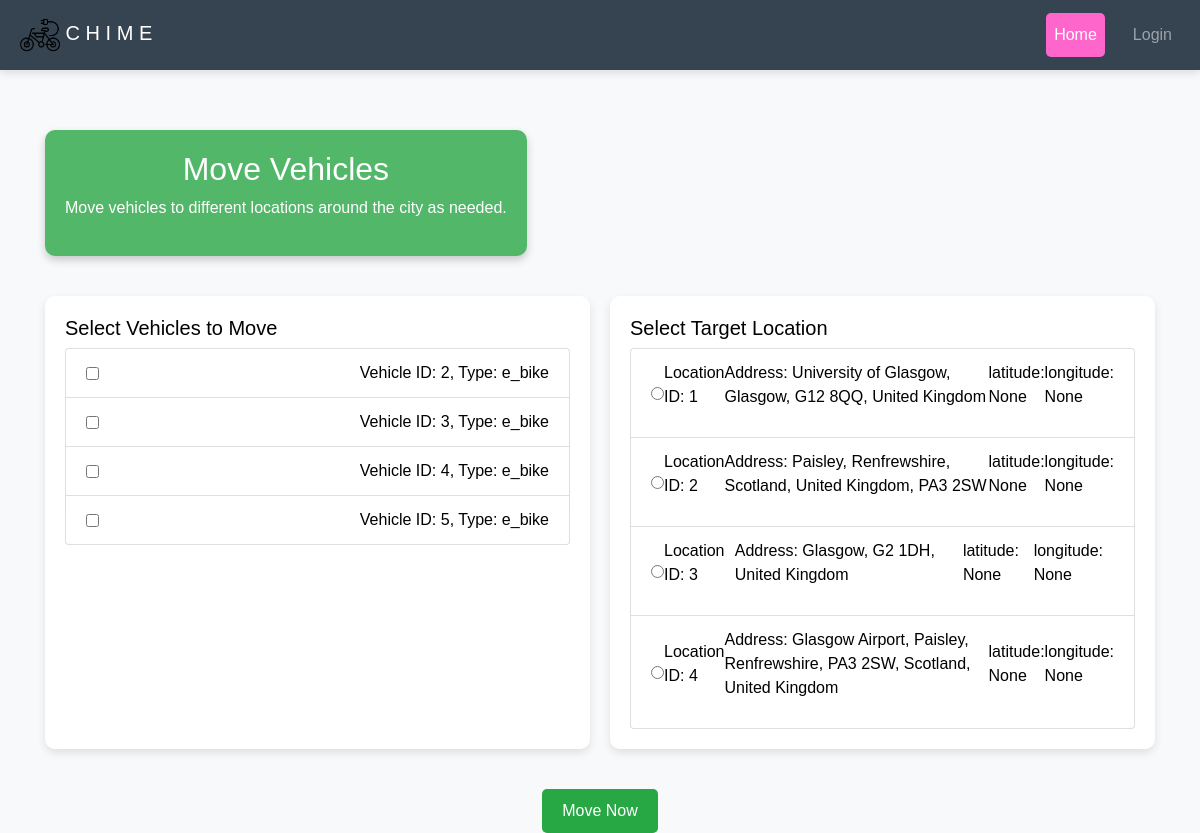
The app's page /move_vehicles/ with its own data.
### carrent/models.py (models this page shows, shortened)
class Vehicle(models.Model):
    vehicleID = models.AutoField(primary_key=True)
    TYPE_CHOICES = [
        ('e_bike', 'Electric Bike'),
        ('scooter', 'Electric Scooter'),
    ]
    type = models.CharField(max_length=50, choices=TYPE_CHOICES)
    batteryStatus = models.FloatField()
    location = models.ForeignKey(Location, on_delete=models.SET_NULL, null=True)
    isDefective = models.BooleanField(default=False)
    cost_per_minute = models.DecimalField(max_digits=5, decimal_places=2, default=0.2)
    position_x=models.FloatField()
    position_y=models.FloatField()
    range = models.FloatField()

class Location(models.Model):
    locationID = models.AutoField(primary_key=True)
    address = models.CharField(max_length=255)
    position_x = models.FloatField()
    position_y = models.FloatField()

### carrent/views.py (the view)
# urls.py: path('move_vehicles/', views.move_vehicles, name='move_vehicles'),
@csrf_exempt
def move_vehicles(request):
    if request.method == 'POST':
        data = json.loads(request.body)
        vehicle_ids = data.get('vehicles')
        location_id = data.get('location_id')
        try:
            location = Location.objects.get(locationID=location_id)
        except Location.DoesNotExist:
            return JsonResponse({'success': False, 'message': 'Location not found'})
        vehicles = Vehicle.objects.filter(vehicleID__in=vehicle_ids)
        for vehicle in vehicles:
            vehicle.location = location
            vehicle.position_x = location.position_x
            vehicle.position_y = location.position_y
            vehicle.save()
        return JsonResponse({'success': True})
    elif request.method == 'GET':
        vehicles = Vehicle.objects.all()
        locations = Location.objects.all()
        return render(request, 'move_vehicle.html', {'vehicles': vehicles, 'locations': locations})
    return JsonResponse({'success': False, 'message': 'Invalid request method'})

### templates/move_vehicle.html (shortened to what this page needs)
<!DOCTYPE html>
<html lang="en">
<head>
    <link rel="stylesheet" href="https://stackpath.bootstrapcdn.com/bootstrap/4.5.2/css/bootstrap.min.css">
</head>
<body>
    <nav class="navbar navbar-expand-lg navbar-dark">
        <a class="navbar-brand" href="index.html">
            <img alt="Chime Logo" height="40" id="chime-logo" src="../static/images/bike.jpg" width="40" />
            <span class="text-white text-2xl font-bold">C H I M E</span>
        </a>
        <div class="collapse navbar-collapse" id="navbarNav">
            <ul class="navbar-nav ml-auto">
                <li class="nav-item">
                    <a class="nav-link active" href="index.html">
                        Home
                    </a>
                </li>
                {% if user.is_authenticated %}
                <li class="nav-item">
                    <a class="nav-link" href="{% url 'operator_home' %}">
                        MyDashboard
                    </a>
                </li>
                <li class="nav-item">
                    <a class="nav-link" href="{% url 'logout' %}">
                        Logout
                    </a>
                </li>
                {% else %}
                <li class="nav-item">
                    <a class="nav-link" href="login.html">
                        Login
                    </a>
                </li>
                {% endif %}
            </ul>
        </div>
    </nav>
    <div class="container">
        <div class="move-header">
            <h2>Move Vehicles</h2>
            <p>Move vehicles to different locations around the city as needed.</p>
        </div>
    </div>
    <div class="container">
        <div class="vehicle-list">
            <h5>Select Vehicles to Move</h5>
            <ul class="list-group">
                {% for vehicle in vehicles %}
                <li class="list-group-item">
                    <input type="checkbox" class="vehicle-checkbox" data-vehicle-id="{{ vehicle.vehicleID }}">
                    <span>Vehicle ID: {{ vehicle.vehicleID }}, Type: {{ vehicle.type }}</span>
                </li>
                {% endfor %}
            </ul>
        </div>
        <div class="location-list">
            <h5>Select Target Location</h5>
            <ul class="list-group">
                {% for location in locations %}
                <li class="list-group-item">
                    <input type="radio" name="location" class="location-radio" data-location-id="{{ location.locationID }}">
                    <p>Location ID: {{ location.locationID }}</p>
                    <p>Address: {{ location.address}}</p>
                    <p>latitude: {{ location.position_x }}</p>
                    <p>longitude: {{ location.position_y }}</p>
                </li>
                {% endfor %}
            </ul>
        </div>
    </div>
    <div class="button-container">
        <button class="btn-custom" onclick="moveSelectedVehicles()">Move Now</button>
    </div>
</body>
</html>

### templates/move_vehicle.html (style rules this page uses)
body { background-color: #f8f9fa; font-family: Arial, sans-serif; }
.move-header { background: rgba(40, 167, 69, 0.8); color: white; padding: 20px; text-align: center; border-radius: 10px; margin-top: 20px; box-shadow: 0 4px 8px rgba(0, 0, 0, 0.2); }
.container { display: flex; flex-direction: row; gap: 20px; margin-top: 40px; justify-content: space-between; }
.vehicle-list, .location-list { flex: 1; background: rgba(255, 255, 255, 0.9); border-radius: 10px; padding: 20px; max-height: 500px; overflow-y: auto; box-shadow: 0 4px 8px rgba(0, 0, 0, 0.1); transition: box-shadow 0.3s; }
.list-group-item { display: flex; align-items: center; justify-content: space-between; }
.btn-custom { background: #28a745; color: white; border: none; padding: 10px 20px; border-radius: 5px; cursor: pointer; transition: background 0.3s; }
body, html { margin: 0; padding: 0; font-family: "Montserrat", sans-serif; font-weight: 100; color: black; }
.navbar { background-color: #364451; padding: 10px 20px; box-shadow: 0 4px 8px rgba(0, 0, 0, 0.1); }
.navbar-nav { margin-left: auto; }
.navbar ul li a { color: white; text-decoration: none; font-size: 16px; }
.nav-item { margin-left: 20px; }
.nav-link { color: black; font-size: 16px; padding: 10px 15px; border-radius: 5px; transition: background-color 0.8s; }
.nav-link.active { background-color: #FF66CC; color: white; }
body { background-image: url('https://img.freepik.com/free-photo/road-with-multiple-parked-cars-san-diego_1268-15584.jpg?t=st=1731097535~exp=1731101135~hmac=2a849bf3ddff7eb9a688ca712eed5ee24e2b8814d118c46fa57d7a9ae8c7cd44&w=740'); background-size: cover; background-attachment: fixed; }
.move-header { background: rgba(40, 167, 69, 0.8); color: white; padding: 20px; text-align: center; border-radius: 10px; margin-top: 20px; }
.container { display: flex; flex-direction: row; gap: 20px; margin-top: 40px; }
.vehicle-list, .location-list { flex: 1; background: rgba(255, 255, 255, 0.9); border-radius: 10px; padding: 20px; max-height: 500px; overflow-y: auto; box-shadow: 0 4px 8px rgba(0, 0, 0, 0.1); }
.btn-custom { background: #28a745; color: #fff; transition: background 0.3s; width: auto; margin-top: 20px; text-align: center; border: none; padding: 10px 20px; cursor: pointer; }
.button-container { display: flex; justify-content: center; margin-top: 20px; }

### records on screen
Vehicle: vehicleID "2", type "e_bike"
Vehicle: vehicleID "3", type "e_bike"
Vehicle: vehicleID "4", type "e_bike"
Vehicle: vehicleID "5", type "e_bike"
Location: locationID "1", address "University of Glasgow, Glasgow, G12 8QQ, United Kingdom", position_x "None", position_y "None"
Location: locationID "2", address "Paisley, Renfrewshire, Scotland, United Kingdom, PA3 2SW", position_x "None", position_y "None"
Location: locationID "3", address "Glasgow, G2 1DH, United Kingdom", position_x "None", position_y "None"
Location: locationID "4", address "Glasgow Airport, Paisley, Renfrewshire, PA3 2SW, Scotland, United Kingdom", position_x "None", position_y "None"
